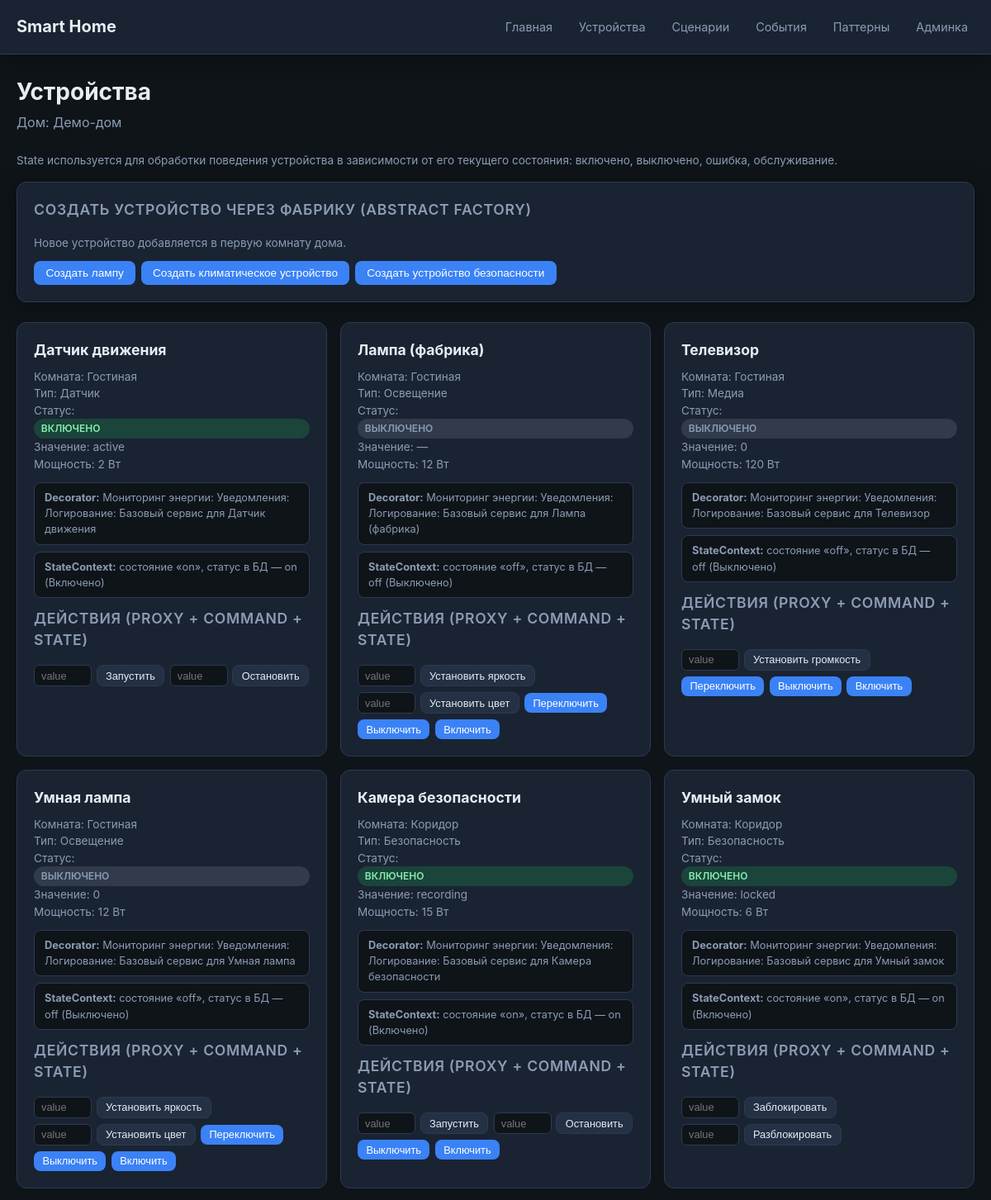
Page /devices/ (upper part) on the committed database.
### core/models.py (models this page shows, shortened)
class Home(models.Model):
    name = models.CharField(max_length=100)
    address = models.CharField(max_length=255, blank=True)
    created_at = models.DateTimeField(auto_now_add=True)
    class Meta:
        verbose_name = "Дом"
        verbose_name_plural = "Дома"
        ordering = ["name"]

class Device(models.Model):
    class DeviceType(models.TextChoices):
        LIGHT = "light", "Освещение"
        CLIMATE = "climate", "Климат"
        SECURITY = "security", "Безопасность"
        KITCHEN = "kitchen", "Кухня"
        SENSOR = "sensor", "Датчик"
        MEDIA = "media", "Медиа"
        OTHER = "other", "Другое"
    class Status(models.TextChoices):
        OFF = "off", "Выключено"
        ON = "on", "Включено"
        ERROR = "error", "Ошибка"
        MAINTENANCE = "maintenance", "Обслуживание"
    room = models.ForeignKey(
        Room,
        related_name="devices",
        on_delete=models.CASCADE,
    )
    name = models.CharField(max_length=100)
    device_type = models.CharField(
        max_length=20,
        choices=DeviceType.choices,
        default=DeviceType.OTHER,
    )
    status = models.CharField(
        max_length=20,
        choices=Status.choices,
        default=Status.OFF,
    )
    value = models.CharField(max_length=100, blank=True, default="")
    power_watts = models.PositiveIntegerField(default=0)
    is_active = models.BooleanField(default=True)
    created_at = models.DateTimeField(auto_now_add=True)
    updated_at = models.DateTimeField(auto_now=True)
    class Meta:
        verbose_name = "Устройство"
        verbose_name_plural = "Устройства"
        ordering = ["room", "name"]

class Room(models.Model):
    home = models.ForeignKey(
        Home,
        related_name="rooms",
        on_delete=models.CASCADE,
    )
    name = models.CharField(max_length=100)
    floor = models.IntegerField(default=1)
    class Meta:
        verbose_name = "Комната"
        verbose_name_plural = "Комнаты"
        ordering = ["home", "floor", "name"]

class DeviceCapability(models.Model):
    device = models.ForeignKey(
        Device,
        related_name="capabilities",
        on_delete=models.CASCADE,
    )
    action_name = models.CharField(
        max_length=30,
        choices=DeviceAction.choices,
    )
    is_enabled = models.BooleanField(default=True)
    class Meta:
        verbose_name = "Возможность устройства"
        verbose_name_plural = "Возможности устройств"
        ordering = ["device", "action_name"]

### core/views.py (the view)
# urls.py: path("devices/", views.devices_view, name="devices"),
def devices_view(request):
    home = _get_demo_home()
    devices = (
        Device.objects.filter(room__home=home)
        .select_related("room")
        .prefetch_related("capabilities")
        .order_by("room__name", "name")
        if home
        else Device.objects.none()
    )
    device_items = [
        {
            "device": device,
            "decorator_description": _build_decorated_service_description(device),
            "state_report": DeviceStateContext(device).report(),
        }
        for device in devices
    ]
    return render(
        request,
        "core/devices.html",
        {
            "home": home,
            "no_data": home is None,
            "device_items": device_items,
            "button_actions": BUTTON_ACTIONS,
        },
    )

### core/services/states.py (called while the page is built)
    def report(self, device: Device) -> dict[str, Any]:
        return {
            "device": device.name,
            "state": self.name,
            "status": device.status,
        }

    def get_state(self) -> DeviceState:
        return STATE_MAP.get(self.device.status, OffState())

    def report(self) -> dict[str, Any]:
        return self.get_state().report(self.device)

### core/views.py (called while the page is built)
def _get_demo_home() -> Home | None:
    return Home.objects.first()

def _build_decorated_service_description(device: Device) -> str:
    service = BasicDeviceService(device)
    service = LoggingDeviceDecorator(service)
    service = NotificationDeviceDecorator(service)
    service = EnergyMonitoringDecorator(service)
    return service.get_description()

### core/templates/core/devices.html (shortened to what this page needs)
{% extends "core/base.html" %}
{% block content %}
<h1 class="page-title">Устройства</h1>
{% if no_data %}
<div class="alert">
  Демо-данные не найдены. Запустите:
  <code>python manage.py seed_smart_home</code>
</div>
{% else %}
<p class="page-subtitle">Дом: {{ home.name }}</p>
<p class="device-meta state-intro">
  State используется для обработки поведения устройства в зависимости от его текущего состояния:
  включено, выключено, ошибка, обслуживание.
</p>
<section class="card factory-block">
  <h2 class="section-title">Создать устройство через фабрику (Abstract Factory)</h2>
  <p class="device-meta">Новое устройство добавляется в первую комнату дома.</p>
  <div class="btn-group">
    <form method="post" action="{% url 'factory_device_create' 'lighting' %}" class="inline-form">
      <button type="submit" class="btn btn-primary">Создать лампу</button>
    </form>
    <form method="post" action="{% url 'factory_device_create' 'climate' %}" class="inline-form">
      <button type="submit" class="btn btn-primary">Создать климатическое устройство</button>
    </form>
    <form method="post" action="{% url 'factory_device_create' 'security' %}" class="inline-form">
      <button type="submit" class="btn btn-primary">Создать устройство безопасности</button>
    </form>
  </div>
</section>
<div class="device-grid">
  {% for item in device_items %}
  {% with device=item.device %}
  <article class="device-card">
    <h3>{{ device.name }}</h3>
    <div class="device-meta">
      <span>Комната: {{ device.room.name }}</span>
      <span>Тип: {{ device.get_device_type_display }}</span>
      <span>
        Статус:
        <span class="badge badge-{{ device.status }}">{{ device.get_status_display }}</span>
      </span>
      <span>Значение: {{ device.value|default:"—" }}</span>
      <span>Мощность: {{ device.power_watts }} Вт</span>
    </div>
    <p class="decorator-demo">
      <strong>Decorator:</strong> {{ item.decorator_description }}
    </p>
    <p class="state-demo">
      <strong>StateContext:</strong>
      состояние «{{ item.state_report.state }}»,
      статус в БД — {{ item.state_report.status }}
      ({{ device.get_status_display }})
    </p>
    <p class="section-title" style="margin-top:0.75rem">Действия (Proxy + Command + State)</p>
    <div class="btn-group">
      {% for cap in device.capabilities.all %}
        {% if cap.is_enabled %}
          {% if cap.action_name in button_actions %}
          <form method="post" action="{% url 'device_command' device.id %}" class="inline-form">
            <button type="submit" class="btn btn-primary btn-sm">
              {{ cap.get_action_name_display }}
            </button>
          </form>
          {% else %}
          <form method="post" action="{% url 'device_command' device.id %}" class="inline-form">
            <input type="text" name="value" placeholder="value">
            <button type="submit" class="btn btn-secondary btn-sm">
              {{ cap.get_action_name_display }}
            </button>
          </form>
          {% endif %}
        {% endif %}
      {% empty %}
      <span class="device-meta">Нет доступных действий</span>
      {% endfor %}
    </div>
  </article>
  {% endwith %}
  {% empty %}
  <p class="page-subtitle">Устройства не найдены.</p>
  {% endfor %}
</div>
{% endif %}
{% endblock %}

### core/static/core/styles.css (style rules this page uses)
:root { --bg: #0f1419; --bg-card: #1a2332; --bg-hover: #243044; --border: #2d3a4f; --text: #e6edf3; --text-muted: #8b9cb3; --accent: #3b82f6; --accent-hover: #2563eb; --success: #22c55e; --error: #ef4444; --warning: #f59e0b; --radius: 12px; --shadow: 0 4px 24px rgba(0, 0, 0, 0.35); }
* { box-sizing: border-box; }
body { margin: 0; font-family: -apple-system, BlinkMacSystemFont, "Segoe UI", Roboto, sans-serif; background: var(--bg); color: var(--text); line-height: 1.5; min-height: 100vh; }
.page-title { font-size: 1.75rem; font-weight: 700; margin: 0 0 0.25rem; }
.page-subtitle { color: var(--text-muted); margin: 0 0 1.5rem; }
.section-title { font-size: 1.1rem; font-weight: 600; margin: 0 0 1rem; color: var(--text-muted); text-transform: uppercase; letter-spacing: 0.04em; }
.card { background: var(--bg-card); border: 1px solid var(--border); border-radius: var(--radius); padding: 1.25rem; box-shadow: var(--shadow); }
.badge { display: inline-block; padding: 0.2rem 0.55rem; font-size: 0.75rem; font-weight: 600; border-radius: 999px; text-transform: uppercase; }
.badge-on { background: rgba(34, 197, 94, 0.2); color: #86efac; }
.badge-off { background: rgba(139, 156, 179, 0.2); color: var(--text-muted); }
.btn { display: inline-block; padding: 0.45rem 0.9rem; font-size: 0.85rem; font-weight: 500; border: none; border-radius: 8px; cursor: pointer; text-decoration: none; transition: background 0.15s; }
.btn-primary { background: var(--accent); color: #fff; }
.btn-secondary { background: var(--bg-hover); color: var(--text); border: 1px solid var(--border); }
.btn-sm { padding: 0.3rem 0.65rem; font-size: 0.8rem; }
.btn-group { display: flex; flex-wrap: wrap; gap: 0.4rem; margin-top: 0.75rem; }
.device-grid { display: grid; grid-template-columns: repeat(auto-fill, minmax(320px, 1fr)); gap: 1rem; }
.device-card { background: var(--bg-card); border: 1px solid var(--border); border-radius: var(--radius); padding: 1.25rem; }
.device-card h3 { margin: 0 0 0.5rem; font-size: 1.1rem; }
.device-meta { font-size: 0.85rem; color: var(--text-muted); margin-bottom: 0.75rem; }
.device-meta span { display: block; }
.inline-form { display: inline-flex; align-items: center; gap: 0.35rem; }
.inline-form input[type="text"] { width: 70px; padding: 0.3rem 0.5rem; border-radius: 6px; border: 1px solid var(--border); background: var(--bg); color: var(--text); font-size: 0.8rem; }
.factory-block { margin-bottom: 1.5rem; }
.state-intro { margin-bottom: 1rem; }
.state-demo { font-size: 0.8rem; color: var(--text-muted); margin: 0.5rem 0 0; padding: 0.5rem 0.75rem; background: var(--bg); border-radius: 8px; border: 1px solid var(--border); }
.decorator-demo { font-size: 0.8rem; color: var(--text-muted); margin: 0.5rem 0 0; padding: 0.5rem 0.75rem; background: var(--bg); border-radius: 8px; border: 1px solid var(--border); }

### rows in the picture
Home: name "Демо-дом"
Device: device.name "Датчик движения", device.room.name "Гостиная", device.device_type "Датчик", device.status "ВКЛЮЧЕНО", device.value "active", device.power_watts "2", decorator_description "Мониторинг энергии: Уведомления: Логирование: Базовый сервис для Датчик движения", state_report.state "on", state_report.status "on", device.status "Включено"
DeviceCapability: action_name "Запустить"
DeviceCapability: action_name "Остановить"
Device: device.name "Лампа (фабрика)", device.room.name "Гостиная", device.device_type "Освещение", device.status "ВЫКЛЮЧЕНО", device.value "—", device.power_watts "12", decorator_description "Мониторинг энергии: Уведомления: Логирование: Базовый сервис для Лампа (фабрика)", state_report.state "off", state_report.status "off", device.status "Выключено"
DeviceCapability: action_name "Установить яркость"
DeviceCapability: action_name "Установить цвет"
DeviceCapability: action_name "Переключить"
DeviceCapability: action_name "Выключить"
DeviceCapability: action_name "Включить"
Device: device.name "Телевизор", device.room.name "Гостиная", device.device_type "Медиа", device.status "ВЫКЛЮЧЕНО", device.value "0", device.power_watts "120", decorator_description "Мониторинг энергии: Уведомления: Логирование: Базовый сервис для Телевизор", state_report.state "off", state_report.status "off", device.status "Выключено"
DeviceCapability: action_name "Установить громкость"
DeviceCapability: action_name "Переключить"
DeviceCapability: action_name "Выключить"
DeviceCapability: action_name "Включить"
Device: device.name "Умная лампа", device.room.name "Гостиная", device.device_type "Освещение", device.status "ВЫКЛЮЧЕНО", device.value "0", device.power_watts "12", decorator_description "Мониторинг энергии: Уведомления: Логирование: Базовый сервис для Умная лампа", state_report.state "off", state_report.status "off", device.status "Выключено"
DeviceCapability: action_name "Установить яркость"
DeviceCapability: action_name "Установить цвет"
DeviceCapability: action_name "Переключить"
DeviceCapability: action_name "Выключить"
DeviceCapability: action_name "Включить"
Device: device.name "Камера безопасности", device.room.name "Коридор", device.device_type "Безопасность", device.status "ВКЛЮЧЕНО", device.value "recording", device.power_watts "15", decorator_description "Мониторинг энергии: Уведомления: Логирование: Базовый сервис для Камера безопасности", state_report.state "on", state_report.status "on", device.status "Включено"
DeviceCapability: action_name "Запустить"
DeviceCapability: action_name "Остановить"
DeviceCapability: action_name "Выключить"
DeviceCapability: action_name "Включить"
Device: device.name "Умный замок", device.room.name "Коридор", device.device_type "Безопасность", device.status "ВКЛЮЧЕНО", device.value "locked", device.power_watts "6", decorator_description "Мониторинг энергии: Уведомления: Логирование: Базовый сервис для Умный замок", state_report.state "on", state_report.status "on", device.status "Включено"
DeviceCapability: action_name "Заблокировать"
DeviceCapability: action_name "Разблокировать"
